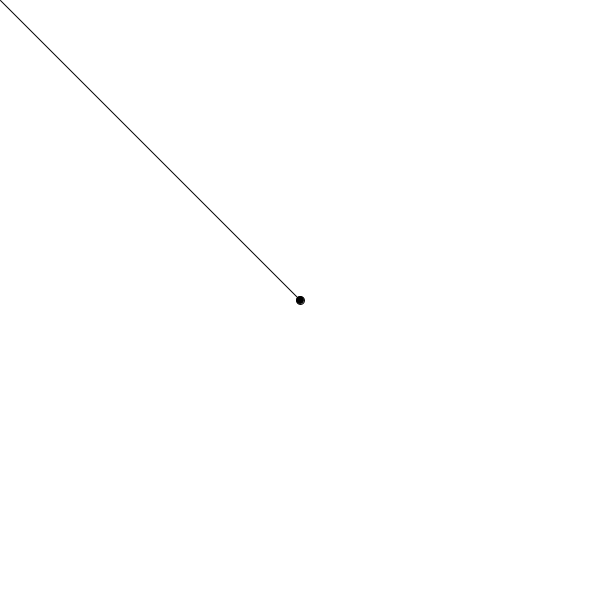
Frame 1 (no input)
Frame 60 (the mouse pressed at the canvas centre just before this capture): identical to frame 1, image omitted
Frame 120 (the mouse held since frame 60 and released just before this capture): blank canvas, image omitted

The Processing sketch that drew this single still picture (run headless with seeded random() and noise(); from frame 60 on, the mouse is pressed at the canvas centre):

// Processing sketch: substraction
// ── substraction.pde

PVector center;

void setup () {
  size(600, 600);
  
  center = new PVector(width * 0.5, height * 0.5);
}

void draw () {
  background(255);
  
  PVector mouse = new PVector(mouseX, mouseY);
  
  // Calculamos el vector resta
  // mouse = mouse - center
  mouse.sub(center);
  
  fill(0);
  ellipse(center.x, center.y, 8, 8);
  
  translate(width * 0.5, height * 0.5);
  line(0, 0, mouse.x, mouse.y);
  
  println(mouse);
}

// ── Vector.pde

class Vector {

  float x, y;
  
  Vector () {
    this.x = 0;
    this.y = 0;
  }
  
  Vector (float x, float y) {
    this.x = x;
    this.y = y;
  }
}
